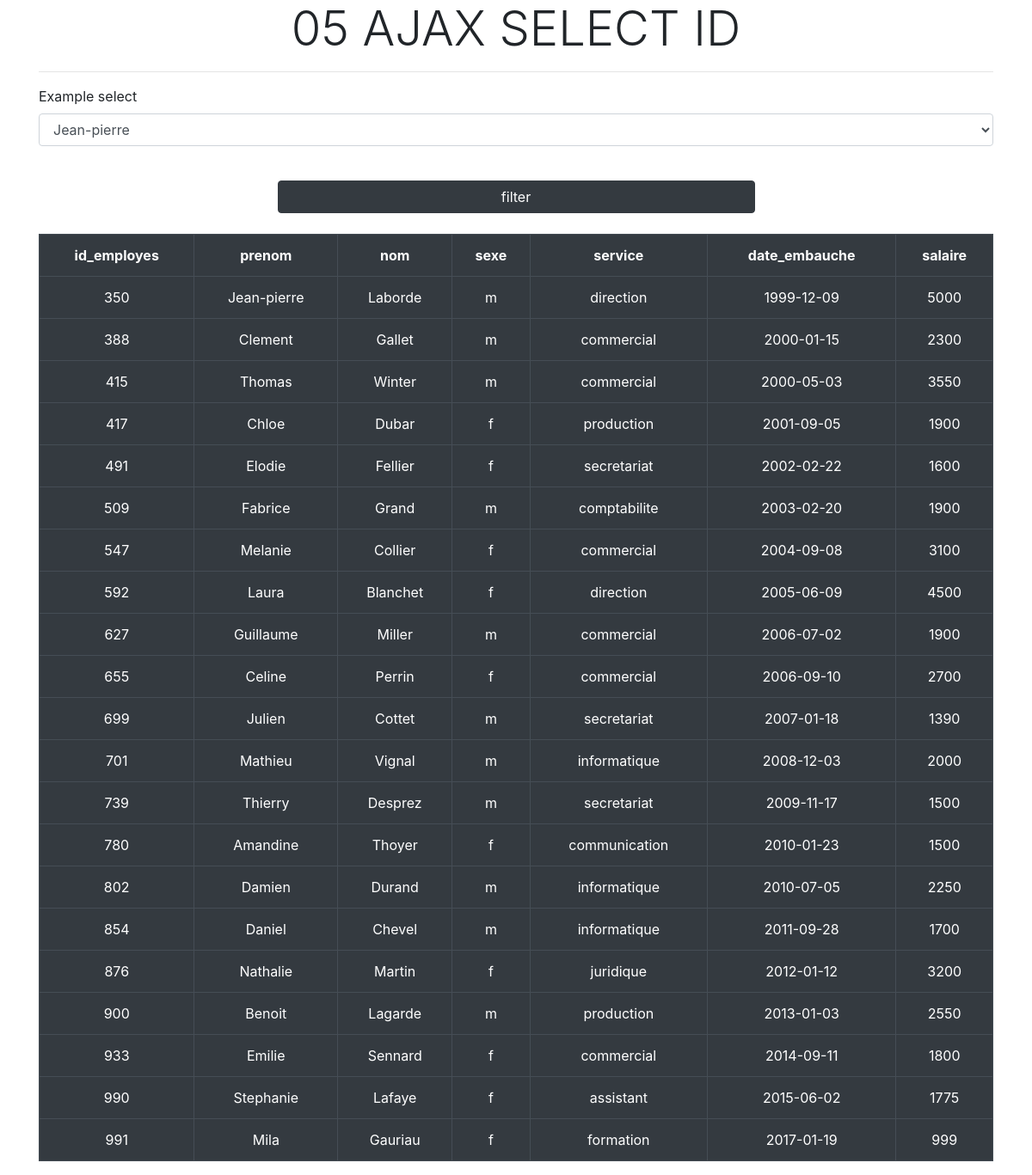
The app's page /Ajax_01/05-Ajax-select-ID/index.php with its own data.
### tables this page shows
CREATE TABLE `employes` (

  `id_employes` int(3) NOT NULL,

  `prenom` varchar(20) DEFAULT NULL,

  `nom` varchar(20) DEFAULT NULL,

  `sexe` enum('m','f') NOT NULL,

  `service` varchar(30) DEFAULT NULL,

  `date_embauche` date DEFAULT NULL,

  `salaire` float DEFAULT NULL

);

### Ajax_01/05-Ajax-select-ID/index.php (the view, shortened to what this page needs)
<!DOCTYPE html>
<html lang="en">
<head>
    <link rel="stylesheet" href="https://stackpath.bootstrapcdn.com/bootstrap/4.3.1/css/bootstrap.min.css">
</head>
<body>
    <div class="container">
        <h1 class="display-4 text-center"> 05 AJAX SELECT ID</h1><hr>
        <form method="post" action="">
            <div class="form-group">
                <label for="exampleFormControl">Example select</label>
                <select class="form-control" id="personne" name="personne">
                <?php
                require_once('init.php');
                $result = $bdd->query("SELECT * FROM employes");
                ?>
                    <?php while($employes = $result->fetch(PDO::FETCH_ASSOC)): ?>
                        <option value="<?= $employes['id_employes'] ?>"><?= $employes['prenom'] ?></option>
                    <?php endwhile; ?>
                </select>
            </div>
            <br>
        <input type="submit" value="filter" id="submit" class="col-md-6 offset-md-3 btn btn-dark">
        </form>
        <br>
    <div id="resultat">
        <?php $result = $bdd->query("SELECT * FROM employes"); ?>
        <table class="table table-bordered text-center table-dark" ><tr>
            <?php for($i = 0; $i < $result->columnCount(); $i++): $colonne = $result->getColumnMeta($i); ?>
            <th><?= $colonne['name'] ?></th>
            <?php endfor; ?>
        </tr>
        <?php while($employes = $result->fetch(PDO::FETCH_ASSOC)): ?>
        <tr>
            <?php foreach($employes as $value): ?>
                <td><?= $value ?></td>
            <?php endforeach; ?>
        </tr>
            <?php endwhile; ?>
        </table>
    </div>
    </div>
</body>
</html>

### records on screen
employes: id_employes "350", prenom "Jean-pierre", nom "Laborde", sexe "m", service "direction", date_embauche "1999-12-09", salaire "5000"
employes: id_employes "388", prenom "Clement", nom "Gallet", sexe "m", service "commercial", date_embauche "2000-01-15", salaire "2300"
employes: id_employes "415", prenom "Thomas", nom "Winter", sexe "m", service "commercial", date_embauche "2000-05-03", salaire "3550"
employes: id_employes "417", prenom "Chloe", nom "Dubar", sexe "f", service "production", date_embauche "2001-09-05", salaire "1900"
employes: id_employes "491", prenom "Elodie", nom "Fellier", sexe "f", service "secretariat", date_embauche "2002-02-22", salaire "1600"
employes: id_employes "509", prenom "Fabrice", nom "Grand", sexe "m", service "comptabilite", date_embauche "2003-02-20", salaire "1900"
employes: id_employes "547", prenom "Melanie", nom "Collier", sexe "f", service "commercial", date_embauche "2004-09-08", salaire "3100"
employes: id_employes "592", prenom "Laura", nom "Blanchet", sexe "f", service "direction", date_embauche "2005-06-09", salaire "4500"
employes: id_employes "627", prenom "Guillaume", nom "Miller", sexe "m", service "commercial", date_embauche "2006-07-02", salaire "1900"
employes: id_employes "655", prenom "Celine", nom "Perrin", sexe "f", service "commercial", date_embauche "2006-09-10", salaire "2700"
employes: id_employes "699", prenom "Julien", nom "Cottet", sexe "m", service "secretariat", date_embauche "2007-01-18", salaire "1390"
employes: id_employes "701", prenom "Mathieu", nom "Vignal", sexe "m", service "informatique", date_embauche "2008-12-03", salaire "2000"
employes: id_employes "739", prenom "Thierry", nom "Desprez", sexe "m", service "secretariat", date_embauche "2009-11-17", salaire "1500"
employes: id_employes "780", prenom "Amandine", nom "Thoyer", sexe "f", service "communication", date_embauche "2010-01-23", salaire "1500"
employes: id_employes "802", prenom "Damien", nom "Durand", sexe "m", service "informatique", date_embauche "2010-07-05", salaire "2250"
employes: id_employes "854", prenom "Daniel", nom "Chevel", sexe "m", service "informatique", date_embauche "2011-09-28", salaire "1700"
employes: id_employes "876", prenom "Nathalie", nom "Martin", sexe "f", service "juridique", date_embauche "2012-01-12", salaire "3200"
employes: id_employes "900", prenom "Benoit", nom "Lagarde", sexe "m", service "production", date_embauche "2013-01-03", salaire "2550"
employes: id_employes "933", prenom "Emilie", nom "Sennard", sexe "f", service "commercial", date_embauche "2014-09-11", salaire "1800"
employes: id_employes "990", prenom "Stephanie", nom "Lafaye", sexe "f", service "assistant", date_embauche "2015-06-02", salaire "1775"
employes: id_employes "991", prenom "Mila", nom "Gauriau", sexe "f", service "formation", date_embauche "2017-01-19", salaire "999"

### other values on screen
$colonne['name'] "id_employes"
$colonne['name'] "prenom"
$colonne['name'] "nom"
$colonne['name'] "sexe"
$colonne['name'] "service"
$colonne['name'] "date_embauche"
$colonne['name'] "salaire"
form field personne "Jean-pierre"
